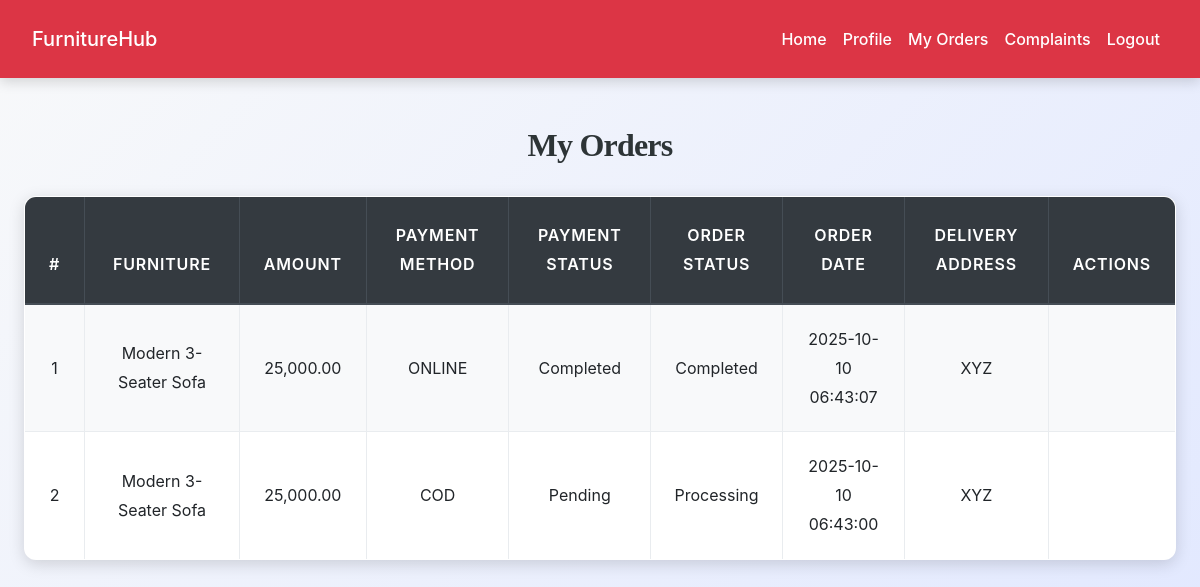
Screenshot of /buyer/my_orders.php (signed in) with the database file from the repository.
### tables this page shows
CREATE TABLE `orders` (
  `order_id` int(11) NOT NULL,
  `buyer_id` int(11) NOT NULL,
  `furniture_id` int(11) NOT NULL,
  `seller_id` int(11) NOT NULL,
  `order_status` enum('pending','processing','shipped','completed','cancelled') DEFAULT 'pending',
  `order_date` timestamp NOT NULL DEFAULT current_timestamp(),
  `delivery_address` text NOT NULL,
  `payment_method` enum('cod','online') NOT NULL,
  `payment_status` enum('pending','completed') DEFAULT 'pending'
);

CREATE TABLE `furniture` (
  `furniture_id` int(11) NOT NULL,
  `id` int(11) NOT NULL,
  `category_id` int(11) NOT NULL,
  `title` varchar(100) NOT NULL,
  `description` text NOT NULL,
  `price` decimal(10,2) NOT NULL,
  `condition` enum('new','like_new','good','fair','poor') NOT NULL,
  `location` varchar(100) DEFAULT NULL,
  `status` enum('available','sold','blocked') DEFAULT 'available',
  `created_at` timestamp NOT NULL DEFAULT current_timestamp(),
  `updated_at` timestamp NOT NULL DEFAULT current_timestamp() ON UPDATE current_timestamp()
);

### buyer/my_orders.php (the view, shortened to what this page needs)
<?php
include('config.php');
$buyer_id = $_SESSION["id"];
$sql = "
    SELECT o.*,
           f.title AS furniture_title,
           f.price AS furniture_price,
           u.full_name AS seller_name
    FROM orders o
    JOIN furniture f ON o.furniture_id = f.furniture_id
    JOIN users u ON o.seller_id = u.id
    WHERE o.buyer_id = ?
    ORDER BY o.order_date DESC
";
$stmt = mysqli_prepare($conn, $sql);
mysqli_stmt_bind_param($stmt, "i", $buyer_id);
mysqli_stmt_execute($stmt);
$result = mysqli_stmt_get_result($stmt);
?>
<!DOCTYPE html>
<html lang="en">
<head>
    <link rel="stylesheet" href="https://maxcdn.bootstrapcdn.com/bootstrap/4.5.2/css/bootstrap.min.css">
    <link rel="stylesheet" href="../css/style.css">
</head>
<body>
<?php include('navbar.php'); ?>
<div class="container mt-5">
    <h2 class="text-center mb-4">My Orders</h2>
    <?php if (mysqli_num_rows($result) > 0): ?>
        <table class="table  table-bordered table-striped">
            <thead class="thead-dark">
                <tr>
                    <th>#</th>
                    <th>Furniture</th>
                    <th>Amount</th>
                    <th>Payment Method</th>
                    <th>Payment Status</th>
                    <th>Order Status</th>
                    <th>Order Date</th>
                    <th>Delivery Address</th>
                    <th>Actions</th>
                </tr>
            </thead>
            <tbody>
                <?php $counter = 1; ?>
                <?php while ($row = mysqli_fetch_assoc($result)): ?>
                    <tr>
                        <td><?php echo $counter++; ?></td>
                        <td><?php echo htmlspecialchars($row['furniture_title']); ?></td>
                        <td><?php echo number_format($row['furniture_price'], 2); ?></td>
                        <td><?php echo strtoupper($row['payment_method']); ?></td>
                        <td><?php echo ucfirst($row['payment_status']); ?></td>
                        <td><?php echo ucfirst($row['order_status']); ?></td>
                        <td><?php echo $row['order_date']; ?></td>
                        <td><?php echo nl2br(htmlspecialchars($row['delivery_address'])); ?></td>
                        <td>
                        </td>
                    </tr>
                <?php endwhile; ?>
            </tbody>
        </table>
    <?php else: ?>
        <div class="alert alert-info text-center">
            You have not placed any orders yet.
        </div>
    <?php endif; ?>
</div>
</body>
</html>

### css/style.css (style rules this page uses)
:root { --primary: #007bff; --secondary: #6c757d; --success: #28a745; --info: #17a2b8; --warning: #ffc107; --danger: #dc3545; --light: #f8f9fa; --dark: #2d3436; --accent: #ff6f61; --highlight: #6f42c1; --shadow: rgba(0, 0, 0, 0.15); --transition: all 0.3s ease-in-out; }
body { font-family: 'Inter', 'Segoe UI', Tahoma, Geneva, Verdana, sans-serif; background: linear-gradient(135deg, var(--light) 0%, #e0e7ff 100%); color: var(--dark); line-height: 1.8; margin: 0; padding: 0; min-height: 100vh; font-size: 16px; }
h1, h2, h3, h4 { text-align: center; margin: 2.5rem 0; font-family: 'Georgia', 'Times New Roman', serif; color: var(--dark); font-weight: 700; letter-spacing: -0.025em; }
h2 { font-size: 2rem; }
.container { max-width: 1200px; margin: 0 auto 3rem; padding: 0 1.5rem; }
.table { width: 100%; border-collapse: collapse; margin: 2rem 0; font-size: 1rem; background-color: #ffffff; border-radius: 12px; overflow: hidden; box-shadow: 0 4px 16px var(--shadow); transition: var(--transition); }
.table th, .table td { padding: 1.25rem; border: 1px solid #e9ecef; text-align: center; vertical-align: middle; }
.table thead th { background-color: rgb(0, 0, 0); color: white; font-weight: 600; text-transform: uppercase; letter-spacing: 0.05em; padding: 1.5rem; }
.table tbody tr { transition: var(--transition); }
.table tbody tr:nth-child(odd) { background-color: var(--light); }

### rows the page displays
orders: furniture.title "Modern 3-Seater Sofa", furniture.price "25,000.00", payment_method "ONLINE", payment_status "Completed", order_status "Completed", order_date "2025-10-10 06:43:07", delivery_address "XYZ"
orders: furniture.title "Modern 3-Seater Sofa", furniture.price "25,000.00", payment_method "COD", payment_status "Pending", order_status "Processing", order_date "2025-10-10 06:43:00", delivery_address "XYZ"
